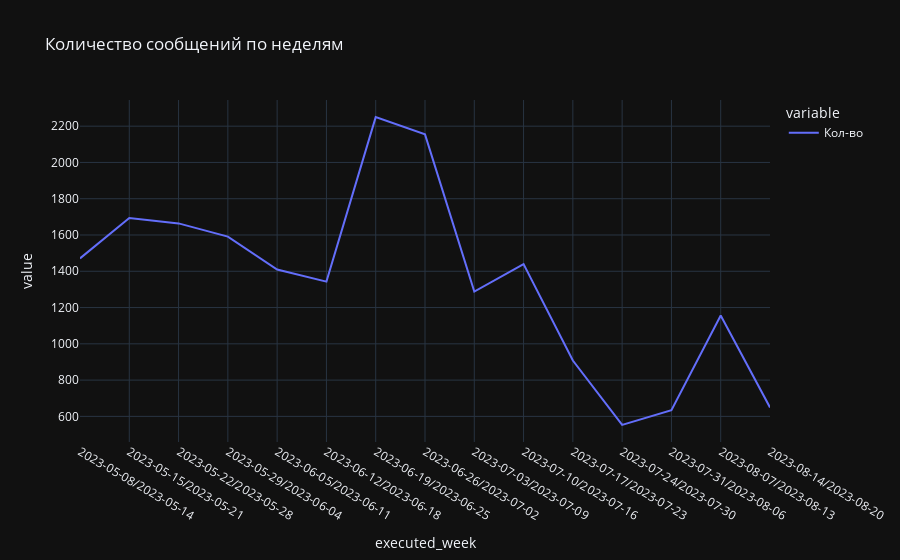

The code cell stored with this chart in its notebook:
### Code cell
px.line(executed_by_week, title='Количество сообщений по неделям')

### Figure 1 — Plotly figure (JSON) as saved in the notebook; plotly's stock layout.template omitted (floating-point values rounded to 4 significant figures)
{"data": [{"hovertemplate": "variable=Кол-во<br>executed_week=%{x}<br>value=%{y}<extra></extra>", "legendgroup": "Кол-во", "line": {"color": "#636efa", "dash": "solid"}, "marker": {"symbol": "circle"}, "mode": "lines", "name": "Кол-во", "orientation": "v", "showlegend": true, "x": ["2023-05-08/2023-05-14", "2023-05-15/2023-05-21", "2023-05-22/2023-05-28", "2023-05-29/2023-06-04", "2023-06-05/2023-06-11", "2023-06-12/2023-06-18", "2023-06-19/2023-06-25", "2023-06-26/2023-07-02", "2023-07-03/2023-07-09", "2023-07-10/2023-07-16", "2023-07-17/2023-07-23", "2023-07-24/2023-07-30", "2023-07-31/2023-08-06", "2023-08-07/2023-08-13", "2023-08-14/2023-08-20"], "xaxis": "x", "y": [1471, 1694, 1664, 1591, 1410, 1343, 2250, 2155, 1288, 1440, 908, 553, 634, 1156, 649], "yaxis": "y", "type": "scatter"}], "layout": {"xaxis": {"anchor": "y", "domain": [0.0, 1.0], "title": {"text": "executed_week"}}, "yaxis": {"anchor": "x", "domain": [0.0, 1.0], "title": {"text": "value"}}, "legend": {"title": {"text": "variable"}, "tracegroupgap": 0}, "title": {"text": "Количество сообщений по неделям"}}}
